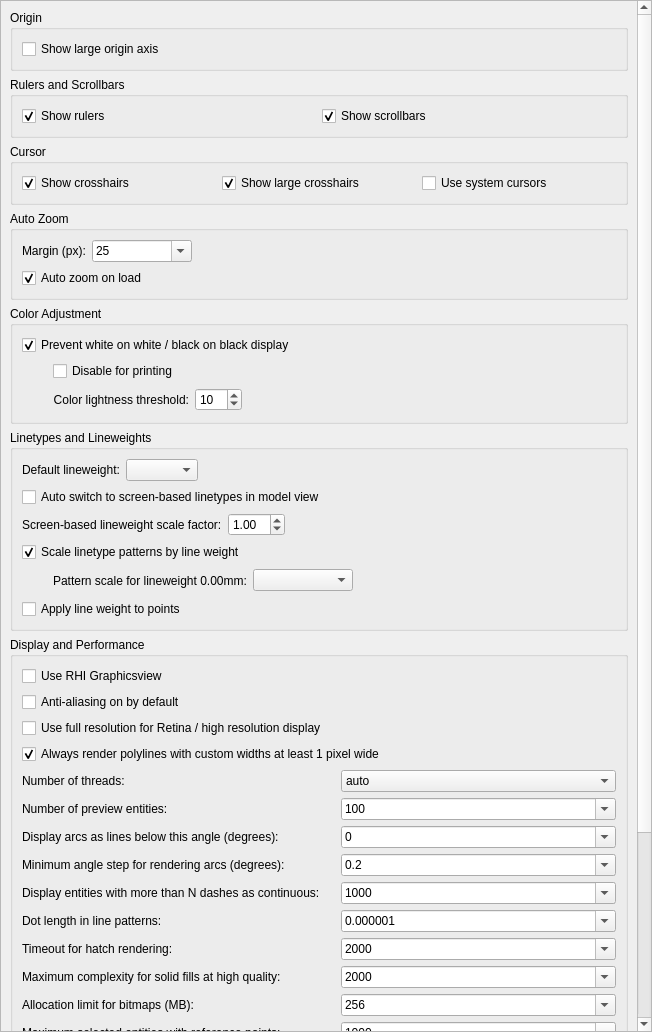
<?xml version="1.0" encoding="UTF-8"?>
<ui version="4.0">
 <class>GraphicsView</class>
 <widget class="QScrollArea" name="GraphicsView">
  <property name="geometry">
   <rect>
    <x>0</x>
    <y>0</y>
    <width>652</width>
    <height>1032</height>
   </rect>
  </property>
  <property name="windowTitle">
   <string notr="true"/>
  </property>
  <property name="widgetResizable">
   <bool>true</bool>
  </property>
  <widget class="QWidget" name="scrollAreaWidgetContents">
   <property name="geometry">
    <rect>
     <x>0</x>
     <y>-259</y>
     <width>635</width>
     <height>1325</height>
    </rect>
   </property>
   <layout class="QVBoxLayout" name="verticalLayout_2">
    <item>
     <widget class="QGroupBox" name="Origin">
      <property name="title">
       <string>Origin</string>
      </property>
      <layout class="QVBoxLayout" name="verticalLayout">
       <item>
        <widget class="QCheckBox" name="ShowLargeOriginAxis">
         <property name="text">
          <string>Show large origin axis</string>
         </property>
         <property name="checked">
          <bool>false</bool>
         </property>
        </widget>
       </item>
      </layout>
     </widget>
    </item>
    <item>
     <widget class="QGroupBox" name="groupBox">
      <property name="title">
       <string>Rulers and Scrollbars</string>
      </property>
      <layout class="QHBoxLayout" name="horizontalLayout_2">
       <item>
        <widget class="QCheckBox" name="ShowRulers">
         <property name="text">
          <string>Show rulers</string>
         </property>
         <property name="checked">
          <bool>true</bool>
         </property>
        </widget>
       </item>
       <item>
        <widget class="QCheckBox" name="ShowScrollBars">
         <property name="text">
          <string>Show scrollbars</string>
         </property>
         <property name="checked">
          <bool>true</bool>
         </property>
        </widget>
       </item>
      </layout>
     </widget>
    </item>
    <item>
     <widget class="QGroupBox" name="groupBox_2">
      <property name="title">
       <string>Cursor</string>
      </property>
      <layout class="QHBoxLayout" name="horizontalLayout_3">
       <item>
        <widget class="QCheckBox" name="ShowCrosshair">
         <property name="text">
          <string>Show crosshairs</string>
         </property>
         <property name="checked">
          <bool>true</bool>
         </property>
        </widget>
       </item>
       <item>
        <widget class="QCheckBox" name="ShowLargeCrosshair">
         <property name="text">
          <string>Show large crosshairs</string>
         </property>
         <property name="checked">
          <bool>true</bool>
         </property>
        </widget>
       </item>
       <item>
        <widget class="QCheckBox" name="SystemCursors">
         <property name="statusTip">
          <string>This can be used if cursors are not visible on external monitors</string>
         </property>
         <property name="text">
          <string>Use system cursors</string>
         </property>
         <property name="RequiresRestart" stdset="0">
          <bool>true</bool>
         </property>
        </widget>
       </item>
      </layout>
     </widget>
    </item>
    <item>
     <widget class="QGroupBox" name="groupBox_6">
      <property name="title">
       <string>Auto Zoom</string>
      </property>
      <layout class="QVBoxLayout" name="verticalLayout_4">
       <item>
        <layout class="QHBoxLayout" name="horizontalLayout">
         <item>
          <widget class="QLabel" name="label">
           <property name="text">
            <string>Margin (px):</string>
           </property>
          </widget>
         </item>
         <item>
          <widget class="QComboBox" name="Margin">
           <property name="sizePolicy">
            <sizepolicy hsizetype="Preferred" vsizetype="Fixed">
             <horstretch>0</horstretch>
             <verstretch>0</verstretch>
            </sizepolicy>
           </property>
           <property name="minimumSize">
            <size>
             <width>100</width>
             <height>0</height>
            </size>
           </property>
           <property name="editable">
            <bool>true</bool>
           </property>
           <property name="currentIndex">
            <number>2</number>
           </property>
           <item>
            <property name="text">
             <string notr="true">0</string>
            </property>
           </item>
           <item>
            <property name="text">
             <string notr="true">10</string>
            </property>
           </item>
           <item>
            <property name="text">
             <string notr="true">25</string>
            </property>
           </item>
           <item>
            <property name="text">
             <string notr="true">50</string>
            </property>
           </item>
           <item>
            <property name="text">
             <string notr="true">100</string>
            </property>
           </item>
          </widget>
         </item>
         <item>
          <spacer name="horizontalSpacer_3">
           <property name="orientation">
            <enum>Qt::Horizontal</enum>
           </property>
           <property name="sizeHint" stdset="0">
            <size>
             <width>40</width>
             <height>20</height>
            </size>
           </property>
          </spacer>
         </item>
        </layout>
       </item>
       <item>
        <widget class="QCheckBox" name="AutoZoomOnLoad">
         <property name="text">
          <string>Auto zoom on load</string>
         </property>
         <property name="checked">
          <bool>true</bool>
         </property>
        </widget>
       </item>
      </layout>
     </widget>
    </item>
    <item>
     <widget class="QGroupBox" name="groupBox_4">
      <property name="title">
       <string>Color Adjustment</string>
      </property>
      <layout class="QGridLayout" name="gridLayout">
       <item row="2" column="3">
        <spacer name="horizontalSpacer">
         <property name="orientation">
          <enum>Qt::Horizontal</enum>
         </property>
         <property name="sizeHint" stdset="0">
          <size>
           <width>249</width>
           <height>22</height>
          </size>
         </property>
        </spacer>
       </item>
       <item row="2" column="2">
        <widget class="QSpinBox" name="ColorThreshold">
         <property name="maximum">
          <number>254</number>
         </property>
         <property name="value">
          <number>10</number>
         </property>
        </widget>
       </item>
       <item row="2" column="1">
        <widget class="QLabel" name="label_2">
         <property name="text">
          <string>Color lightness threshold:</string>
         </property>
         <property name="alignment">
          <set>Qt::AlignRight|Qt::AlignTrailing|Qt::AlignVCenter</set>
         </property>
        </widget>
       </item>
       <item row="1" column="0">
        <widget class="QWidget" name="widget_3" native="true"/>
       </item>
       <item row="2" column="0">
        <widget class="QWidget" name="widget" native="true">
         <property name="sizePolicy">
          <sizepolicy hsizetype="Fixed" vsizetype="Fixed">
           <horstretch>0</horstretch>
           <verstretch>0</verstretch>
          </sizepolicy>
         </property>
         <property name="minimumSize">
          <size>
           <width>25</width>
           <height>25</height>
          </size>
         </property>
        </widget>
       </item>
       <item row="0" column="0" colspan="4">
        <widget class="QCheckBox" name="ColorCorrection">
         <property name="text">
          <string>Prevent white on white / black on black display</string>
         </property>
         <property name="checked">
          <bool>true</bool>
         </property>
        </widget>
       </item>
       <item row="1" column="1" colspan="2">
        <widget class="QCheckBox" name="ColorCorrectionDisableForPrinting">
         <property name="text">
          <string>Disable for printing</string>
         </property>
        </widget>
       </item>
      </layout>
     </widget>
    </item>
    <item>
     <widget class="QGroupBox" name="groupBox_3">
      <property name="title">
       <string>Linetypes and Lineweights</string>
      </property>
      <layout class="QVBoxLayout" name="verticalLayout_5">
       <item>
        <layout class="QHBoxLayout" name="horizontalLayout_4">
         <item>
          <widget class="QLabel" name="label_3">
           <property name="text">
            <string>Default lineweight:</string>
           </property>
          </widget>
         </item>
         <item>
          <widget class="RLineweightCombo" name="DefaultLineweight">
           <property name="onlyFixed" stdset="0">
            <bool>true</bool>
           </property>
           <property name="noDefault" stdset="0">
            <bool>true</bool>
           </property>
           <property name="defaultValue" stdset="0">
            <string notr="true">0</string>
           </property>
          </widget>
         </item>
         <item>
          <spacer name="horizontalSpacer_4">
           <property name="orientation">
            <enum>Qt::Horizontal</enum>
           </property>
           <property name="sizeHint" stdset="0">
            <size>
             <width>40</width>
             <height>20</height>
            </size>
           </property>
          </spacer>
         </item>
        </layout>
       </item>
       <item>
        <widget class="QCheckBox" name="AutoSwitchLinetypes">
         <property name="toolTip">
          <string>Automatically use screen-based linetypes in model view</string>
         </property>
         <property name="text">
          <string>Auto switch to screen-based linetypes in model view</string>
         </property>
        </widget>
       </item>
       <item>
        <layout class="QHBoxLayout" name="horizontalLayout_ScreenBasedLineweightScaleFactor">
         <item>
          <widget class="QLabel" name="ScreenBasedLineweightScaleFactor_Label">
           <property name="text">
            <string>Screen-based lineweight scale factor:</string>
           </property>
          </widget>
         </item>
         <item>
          <widget class="QDoubleSpinBox" name="ScreenBasedLineweightScaleFactor">
           <property name="toolTip">
            <string>Factor applied to lineweights when screen-based lineweights are displayed (e.g. 2 shows screen-based lineweights twice as wide)</string>
           </property>
           <property name="decimals">
            <number>2</number>
           </property>
           <property name="minimum">
            <double>0.100000000000000</double>
           </property>
           <property name="maximum">
            <double>10.000000000000000</double>
           </property>
           <property name="singleStep">
            <double>0.100000000000000</double>
           </property>
           <property name="value">
            <double>1.000000000000000</double>
           </property>
          </widget>
         </item>
         <item>
          <spacer name="horizontalSpacer_ScreenBasedLineweightScaleFactor">
           <property name="orientation">
            <enum>Qt::Horizontal</enum>
           </property>
           <property name="sizeHint" stdset="0">
            <size>
             <width>40</width>
             <height>20</height>
            </size>
           </property>
          </spacer>
         </item>
        </layout>
       </item>
       <item>
        <widget class="QCheckBox" name="AutoScaleLinetypePatterns">
         <property name="text">
          <string>Scale linetype patterns by line weight</string>
         </property>
         <property name="checked">
          <bool>true</bool>
         </property>
        </widget>
       </item>
       <item>
        <layout class="QHBoxLayout" name="horizontalLayout_5">
         <item>
          <widget class="QWidget" name="widget_2" native="true">
           <property name="sizePolicy">
            <sizepolicy hsizetype="Fixed" vsizetype="Fixed">
             <horstretch>0</horstretch>
             <verstretch>0</verstretch>
            </sizepolicy>
           </property>
           <property name="minimumSize">
            <size>
             <width>25</width>
             <height>25</height>
            </size>
           </property>
          </widget>
         </item>
         <item>
          <widget class="QLabel" name="label_5">
           <property name="text">
            <string>Pattern scale for lineweight 0.00mm:</string>
           </property>
          </widget>
         </item>
         <item>
          <widget class="RLineweightCombo" name="ZeroWeightWeight">
           <property name="minimumSize">
            <size>
             <width>100</width>
             <height>0</height>
            </size>
           </property>
           <property name="onlyFixed" stdset="0">
            <bool>true</bool>
           </property>
          </widget>
         </item>
         <item>
          <spacer name="horizontalSpacer_2">
           <property name="orientation">
            <enum>Qt::Horizontal</enum>
           </property>
           <property name="sizeHint" stdset="0">
            <size>
             <width>40</width>
             <height>20</height>
            </size>
           </property>
          </spacer>
         </item>
        </layout>
       </item>
       <item>
        <widget class="QCheckBox" name="ApplyLineweightToPoints">
         <property name="text">
          <string>Apply line weight to points</string>
         </property>
        </widget>
       </item>
      </layout>
     </widget>
    </item>
    <item>
     <widget class="QGroupBox" name="groupBox_8">
      <property name="title">
       <string>Display and Performance</string>
      </property>
      <layout class="QVBoxLayout" name="verticalLayout_6">
       <item>
        <widget class="QCheckBox" name="UseRhiGraphicsView">
         <property name="toolTip">
          <string>Use the hardware accelerated graphics view based on the Qt RHI (Rendering Hardware Interface) instead of the image based graphics view</string>
         </property>
         <property name="text">
          <string>Use RHI Graphicsview</string>
         </property>
         <property name="RequiresRestart" stdset="0">
          <bool>true</bool>
         </property>
        </widget>
       </item>
       <item>
        <widget class="QCheckBox" name="Antialiasing">
         <property name="text">
          <string>Anti-aliasing on by default</string>
         </property>
        </widget>
       </item>
       <item>
        <widget class="QCheckBox" name="HighResolutionGraphicsView">
         <property name="text">
          <string>Use full resolution for Retina / high resolution display</string>
         </property>
        </widget>
       </item>
       <item>
        <widget class="QCheckBox" name="RenderThinPolylines1px">
         <property name="text">
          <string>Always render polylines with custom widths at least 1 pixel wide</string>
         </property>
         <property name="checked">
          <bool>true</bool>
         </property>
        </widget>
       </item>
       <item>
        <layout class="QFormLayout" name="formLayout">
         <item row="0" column="0">
          <widget class="QLabel" name="label_10">
           <property name="text">
            <string>Number of threads:</string>
           </property>
          </widget>
         </item>
         <item row="0" column="1">
          <widget class="QComboBox" name="Threads">
           <property name="currentText">
            <string notr="true">auto</string>
           </property>
           <item>
            <property name="text">
             <string>auto</string>
            </property>
           </item>
           <item>
            <property name="text">
             <string notr="true">1</string>
            </property>
           </item>
           <item>
            <property name="text">
             <string notr="true">2</string>
            </property>
           </item>
           <item>
            <property name="text">
             <string notr="true">3</string>
            </property>
           </item>
           <item>
            <property name="text">
             <string notr="true">4</string>
            </property>
           </item>
           <item>
            <property name="text">
             <string notr="true">5</string>
            </property>
           </item>
           <item>
            <property name="text">
             <string notr="true">6</string>
            </property>
           </item>
           <item>
            <property name="text">
             <string notr="true">7</string>
            </property>
           </item>
           <item>
            <property name="text">
             <string notr="true">8</string>
            </property>
           </item>
           <item>
            <property name="text">
             <string notr="true">9</string>
            </property>
           </item>
           <item>
            <property name="text">
             <string notr="true">10</string>
            </property>
           </item>
           <item>
            <property name="text">
             <string notr="true">12</string>
            </property>
           </item>
           <item>
            <property name="text">
             <string notr="true">14</string>
            </property>
           </item>
           <item>
            <property name="text">
             <string notr="true">16</string>
            </property>
           </item>
           <item>
            <property name="text">
             <string notr="true">18</string>
            </property>
           </item>
           <item>
            <property name="text">
             <string notr="true">20</string>
            </property>
           </item>
           <item>
            <property name="text">
             <string notr="true">32</string>
            </property>
           </item>
           <item>
            <property name="text">
             <string notr="true">64</string>
            </property>
           </item>
           <item>
            <property name="text">
             <string notr="true">128</string>
            </property>
           </item>
          </widget>
         </item>
         <item row="1" column="0">
          <widget class="QLabel" name="label_15">
           <property name="text">
            <string>Number of preview entities:</string>
           </property>
          </widget>
         </item>
         <item row="1" column="1">
          <widget class="QComboBox" name="PreviewEntities">
           <property name="minimumSize">
            <size>
             <width>100</width>
             <height>0</height>
            </size>
           </property>
           <property name="editable">
            <bool>true</bool>
           </property>
           <property name="currentText">
            <string notr="true">100</string>
           </property>
           <property name="currentIndex">
            <number>3</number>
           </property>
           <item>
            <property name="text">
             <string notr="true">0</string>
            </property>
           </item>
           <item>
            <property name="text">
             <string notr="true">25</string>
            </property>
           </item>
           <item>
            <property name="text">
             <string notr="true">50</string>
            </property>
           </item>
           <item>
            <property name="text">
             <string notr="true">100</string>
            </property>
           </item>
           <item>
            <property name="text">
             <string notr="true">250</string>
            </property>
           </item>
           <item>
            <property name="text">
             <string notr="true">500</string>
            </property>
           </item>
           <item>
            <property name="text">
             <string notr="true">1000</string>
            </property>
           </item>
          </widget>
         </item>
         <item row="2" column="0">
          <widget class="QLabel" name="label_4">
           <property name="text">
            <string>Display arcs as lines below this angle (degrees):</string>
           </property>
          </widget>
         </item>
         <item row="2" column="1">
          <widget class="QComboBox" name="ArcAngleLengthThreshold">
           <property name="editable">
            <bool>true</bool>
           </property>
           <property name="currentText">
            <string notr="true">0</string>
           </property>
           <item>
            <property name="text">
             <string notr="true">0</string>
            </property>
           </item>
           <item>
            <property name="text">
             <string notr="true">0.5</string>
            </property>
           </item>
           <item>
            <property name="text">
             <string notr="true">1.0</string>
            </property>
           </item>
           <item>
            <property name="text">
             <string notr="true">1.5</string>
            </property>
           </item>
           <item>
            <property name="text">
             <string notr="true">2.0</string>
            </property>
           </item>
           <item>
            <property name="text">
             <string notr="true">2.5</string>
            </property>
           </item>
           <item>
            <property name="text">
             <string notr="true">3.0</string>
            </property>
           </item>
           <item>
            <property name="text">
             <string notr="true">3.5</string>
            </property>
           </item>
           <item>
            <property name="text">
             <string notr="true">4.0</string>
            </property>
           </item>
           <item>
            <property name="text">
             <string notr="true">4.5</string>
            </property>
           </item>
           <item>
            <property name="text">
             <string notr="true">5.0</string>
            </property>
           </item>
          </widget>
         </item>
         <item row="3" column="0">
          <widget class="QLabel" name="label_7">
           <property name="text">
            <string>Minimum angle step for rendering arcs (degrees):</string>
           </property>
          </widget>
         </item>
         <item row="3" column="1">
          <widget class="QComboBox" name="MinArcAngleStep">
           <property name="editable">
            <bool>true</bool>
           </property>
           <property name="currentText">
            <string notr="true">0.2</string>
           </property>
           <property name="currentIndex">
            <number>6</number>
           </property>
           <item>
            <property name="text">
             <string notr="true">0</string>
            </property>
           </item>
           <item>
            <property name="text">
             <string notr="true">0.0001</string>
            </property>
           </item>
           <item>
            <property name="text">
             <string notr="true">0.001</string>
            </property>
           </item>
           <item>
            <property name="text">
             <string notr="true">0.01</string>
            </property>
           </item>
           <item>
            <property name="text">
             <string notr="true">0.05</string>
            </property>
           </item>
           <item>
            <property name="text">
             <string notr="true">0.1</string>
            </property>
           </item>
           <item>
            <property name="text">
             <string notr="true">0.2</string>
            </property>
           </item>
           <item>
            <property name="text">
             <string notr="true">0.5</string>
            </property>
           </item>
           <item>
            <property name="text">
             <string notr="true">1</string>
            </property>
           </item>
           <item>
            <property name="text">
             <string notr="true">2</string>
            </property>
           </item>
           <item>
            <property name="text">
             <string notr="true">3</string>
            </property>
           </item>
           <item>
            <property name="text">
             <string notr="true">4</string>
            </property>
           </item>
           <item>
            <property name="text">
             <string notr="true">5</string>
            </property>
           </item>
          </widget>
         </item>
         <item row="4" column="0">
          <widget class="QLabel" name="label_6">
           <property name="text">
            <string>Display entities with more than N dashes as continuous:</string>
           </property>
          </widget>
         </item>
         <item row="4" column="1">
          <widget class="QComboBox" name="DashThreshold">
           <property name="editable">
            <bool>true</bool>
           </property>
           <property name="currentText">
            <string notr="true">1000</string>
           </property>
           <property name="currentIndex">
            <number>1</number>
           </property>
           <item>
            <property name="text">
             <string notr="true">500</string>
            </property>
           </item>
           <item>
            <property name="text">
             <string notr="true">1000</string>
            </property>
           </item>
           <item>
            <property name="text">
             <string notr="true">5000</string>
            </property>
           </item>
           <item>
            <property name="text">
             <string notr="true">10000</string>
            </property>
           </item>
           <item>
            <property name="text">
             <string notr="true">100000</string>
            </property>
           </item>
          </widget>
         </item>
         <item row="6" column="0">
          <widget class="QLabel" name="label_8">
           <property name="text">
            <string>Timeout for hatch rendering:</string>
           </property>
          </widget>
         </item>
         <item row="6" column="1">
          <widget class="QComboBox" name="MaxHatchTime">
           <property name="editable">
            <bool>true</bool>
           </property>
           <property name="currentText">
            <string notr="true">2000</string>
           </property>
           <property name="currentIndex">
            <number>5</number>
           </property>
           <item>
            <property name="text">
             <string notr="true">125</string>
            </property>
           </item>
           <item>
            <property name="text">
             <string notr="true">250</string>
            </property>
           </item>
           <item>
            <property name="text">
             <string notr="true">500</string>
            </property>
           </item>
           <item>
            <property name="text">
             <string notr="true">1000</string>
            </property>
           </item>
           <item>
            <property name="text">
             <string notr="true">1500</string>
            </property>
           </item>
           <item>
            <property name="text">
             <string notr="true">2000</string>
            </property>
           </item>
           <item>
            <property name="text">
             <string notr="true">2500</string>
            </property>
           </item>
           <item>
            <property name="text">
             <string notr="true">5000</string>
            </property>
           </item>
           <item>
            <property name="text">
             <string notr="true">10000</string>
            </property>
           </item>
          </widget>
         </item>
         <item row="9" column="0">
          <widget class="QLabel" name="label_9">
           <property name="text">
            <string>Maximum selected entities with reference points:</string>
           </property>
          </widget>
         </item>
         <item row="9" column="1">
          <widget class="QComboBox" name="MaxReferencePointEntities">
           <property name="editable">
            <bool>true</bool>
           </property>
           <property name="currentText">
            <string notr="true">1000</string>
           </property>
           <property name="currentIndex">
            <number>1</number>
           </property>
           <item>
            <property name="text">
             <string notr="true">0</string>
            </property>
           </item>
           <item>
            <property name="text">
             <string notr="true">1000</string>
            </property>
           </item>
           <item>
            <property name="text">
             <string notr="true">2500</string>
            </property>
           </item>
           <item>
            <property name="text">
             <string notr="true">5000</string>
            </property>
           </item>
           <item>
            <property name="text">
             <string notr="true">10000</string>
            </property>
           </item>
           <item>
            <property name="text">
             <string notr="true">50000</string>
            </property>
           </item>
           <item>
            <property name="text">
             <string notr="true">100000</string>
            </property>
           </item>
           <item>
            <property name="text">
             <string notr="true">250000</string>
            </property>
           </item>
           <item>
            <property name="text">
             <string notr="true">500000</string>
            </property>
           </item>
           <item>
            <property name="text">
             <string notr="true">1000000</string>
            </property>
           </item>
          </widget>
         </item>
         <item row="10" column="0">
          <widget class="QLabel" name="label_13">
           <property name="text">
            <string>Maximum selected entities with displayed reference points:</string>
           </property>
          </widget>
         </item>
         <item row="10" column="1">
          <widget class="QComboBox" name="MaxReferencePointEntitiesDisplay">
           <property name="editable">
            <bool>true</bool>
           </property>
           <property name="currentText">
            <string notr="true">1000</string>
           </property>
           <property name="currentIndex">
            <number>1</number>
           </property>
           <item>
            <property name="text">
             <string notr="true">0</string>
            </property>
           </item>
           <item>
            <property name="text">
             <string notr="true">1000</string>
            </property>
           </item>
           <item>
            <property name="text">
             <string notr="true">2500</string>
            </property>
           </item>
           <item>
            <property name="text">
             <string notr="true">5000</string>
            </property>
           </item>
           <item>
            <property name="text">
             <string notr="true">10000</string>
            </property>
           </item>
           <item>
            <property name="text">
             <string notr="true">50000</string>
            </property>
           </item>
           <item>
            <property name="text">
             <string notr="true">100000</string>
            </property>
           </item>
           <item>
            <property name="text">
             <string notr="true">250000</string>
            </property>
           </item>
           <item>
            <property name="text">
             <string notr="true">500000</string>
            </property>
           </item>
           <item>
            <property name="text">
             <string notr="true">1000000</string>
            </property>
           </item>
          </widget>
         </item>
         <item row="11" column="0">
          <widget class="QLabel" name="label_12">
           <property name="text">
            <string>Reference point size (px):</string>
           </property>
          </widget>
         </item>
         <item row="11" column="1">
          <widget class="QComboBox" name="ReferencePointSize">
           <property name="currentText">
            <string notr="true">10</string>
           </property>
           <property name="currentIndex">
            <number>6</number>
           </property>
           <item>
            <property name="text">
             <string notr="true">4</string>
            </property>
           </item>
           <item>
            <property name="text">
             <string notr="true">5</string>
            </property>
           </item>
           <item>
            <property name="text">
             <string notr="true">6</string>
            </property>
           </item>
           <item>
            <property name="text">
             <string notr="true">7</string>
            </property>
           </item>
           <item>
            <property name="text">
             <string notr="true">8</string>
            </property>
           </item>
           <item>
            <property name="text">
             <string notr="true">9</string>
            </property>
           </item>
           <item>
            <property name="text">
             <string notr="true">10</string>
            </property>
           </item>
           <item>
            <property name="text">
             <string notr="true">12</string>
            </property>
           </item>
           <item>
            <property name="text">
             <string notr="true">14</string>
            </property>
           </item>
           <item>
            <property name="text">
             <string notr="true">16</string>
            </property>
           </item>
           <item>
            <property name="text">
             <string notr="true">18</string>
            </property>
           </item>
           <item>
            <property name="text">
             <string notr="true">20</string>
            </property>
           </item>
          </widget>
         </item>
         <item row="12" column="0">
          <widget class="QLabel" name="label_11">
           <property name="text">
            <string>Text height threshold (px):</string>
           </property>
          </widget>
         </item>
         <item row="12" column="1">
          <widget class="QComboBox" name="TextHeightThreshold">
           <property name="editable">
            <bool>true</bool>
           </property>
           <property name="currentText">
            <string notr="true">3</string>
           </property>
           <item>
            <property name="text">
             <string notr="true">3</string>
            </property>
           </item>
           <item>
            <property name="text">
             <string notr="true">4</string>
            </property>
           </item>
           <item>
            <property name="text">
             <string notr="true">5</string>
            </property>
           </item>
           <item>
            <property name="text">
             <string notr="true">6</string>
            </property>
           </item>
           <item>
            <property name="text">
             <string notr="true">8</string>
            </property>
           </item>
           <item>
            <property name="text">
             <string notr="true">10</string>
            </property>
           </item>
           <item>
            <property name="text">
             <string notr="true">12</string>
            </property>
           </item>
           <item>
            <property name="text">
             <string notr="true">14</string>
            </property>
           </item>
           <item>
            <property name="text">
             <string notr="true">16</string>
            </property>
           </item>
          </widget>
         </item>
         <item row="13" column="0">
          <widget class="QLabel" name="PenCapStyle_Label">
           <property name="text">
            <string notr="true">Pen cap style:</string>
           </property>
          </widget>
         </item>
         <item row="13" column="1">
          <widget class="QComboBox" name="PenCapStyle"/>
         </item>
         <item row="7" column="0">
          <widget class="QLabel" name="label_16">
           <property name="text">
            <string>Maximum complexity for solid fills at high quality:</string>
           </property>
          </widget>
         </item>
         <item row="7" column="1">
          <widget class="QComboBox" name="MaxHatchComplexity">
           <property name="editable">
            <bool>true</bool>
           </property>
           <property name="currentText">
            <string notr="true">2000</string>
           </property>
           <property name="currentIndex">
            <number>3</number>
           </property>
           <item>
            <property name="text">
             <string notr="true">100</string>
            </property>
           </item>
           <item>
            <property name="text">
             <string notr="true">500</string>
            </property>
           </item>
           <item>
            <property name="text">
             <string notr="true">1000</string>
            </property>
           </item>
           <item>
            <property name="text">
             <string notr="true">2000</string>
            </property>
           </item>
           <item>
            <property name="text">
             <string notr="true">5000</string>
            </property>
           </item>
           <item>
            <property name="text">
             <string notr="true">10000</string>
            </property>
           </item>
           <item>
            <property name="text">
             <string notr="true">50000</string>
            </property>
           </item>
           <item>
            <property name="text">
             <string notr="true">100000</string>
            </property>
           </item>
          </widget>
         </item>
         <item row="8" column="0">
          <widget class="QLabel" name="ImageAllocationLimit_Label">
           <property name="text">
            <string>Allocation limit for bitmaps (MB):</string>
           </property>
          </widget>
         </item>
         <item row="8" column="1">
          <widget class="QComboBox" name="ImageAllocationLimit">
           <property name="editable">
            <bool>true</bool>
           </property>
           <property name="currentText">
            <string notr="true">256</string>
           </property>
           <item>
            <property name="text">
             <string notr="true">256</string>
            </property>
           </item>
           <item>
            <property name="text">
             <string notr="true">512</string>
            </property>
           </item>
           <item>
            <property name="text">
             <string notr="true">1024</string>
            </property>
           </item>
           <item>
            <property name="text">
             <string notr="true">2048</string>
            </property>
           </item>
           <item>
            <property name="text">
             <string notr="true">4096</string>
            </property>
           </item>
          </widget>
         </item>
         <item row="5" column="0">
          <widget class="QLabel" name="label_17">
           <property name="text">
            <string>Dot length in line patterns:</string>
           </property>
          </widget>
         </item>
         <item row="5" column="1">
          <widget class="QComboBox" name="DotLength">
           <property name="editable">
            <bool>true</bool>
           </property>
           <item>
            <property name="text">
             <string notr="true">0.000001</string>
            </property>
           </item>
           <item>
            <property name="text">
             <string notr="true">0.001</string>
            </property>
           </item>
           <item>
            <property name="text">
             <string notr="true">0.01</string>
            </property>
           </item>
          </widget>
         </item>
        </layout>
       </item>
       <item>
        <widget class="QLabel" name="label_14">
         <property name="text">
          <string/>
         </property>
        </widget>
       </item>
      </layout>
     </widget>
    </item>
    <item>
     <widget class="QGroupBox" name="groupBox_7">
      <property name="title">
       <string>Selection</string>
      </property>
      <layout class="QVBoxLayout" name="verticalLayout_3">
       <item>
        <widget class="QCheckBox" name="PersistentSelection">
         <property name="text">
          <string>Persistent selection</string>
         </property>
        </widget>
       </item>
      </layout>
     </widget>
    </item>
    <item>
     <spacer name="verticalSpacer">
      <property name="orientation">
       <enum>Qt::Vertical</enum>
      </property>
      <property name="sizeHint" stdset="0">
       <size>
        <width>20</width>
        <height>49</height>
       </size>
      </property>
     </spacer>
    </item>
   </layout>
  </widget>
 </widget>
 <customwidgets>
  <customwidget>
   <class>RLineweightCombo</class>
   <extends>QComboBox</extends>
   <header>RLineweightCombo.h</header>
  </customwidget>
 </customwidgets>
 <tabstops>
  <tabstop>ShowLargeOriginAxis</tabstop>
  <tabstop>ShowRulers</tabstop>
  <tabstop>ShowScrollBars</tabstop>
  <tabstop>ShowCrosshair</tabstop>
  <tabstop>ShowLargeCrosshair</tabstop>
  <tabstop>SystemCursors</tabstop>
  <tabstop>Margin</tabstop>
  <tabstop>AutoZoomOnLoad</tabstop>
  <tabstop>ColorCorrection</tabstop>
  <tabstop>ColorCorrectionDisableForPrinting</tabstop>
  <tabstop>ColorThreshold</tabstop>
  <tabstop>DefaultLineweight</tabstop>
  <tabstop>AutoSwitchLinetypes</tabstop>
  <tabstop>ScreenBasedLineweightScaleFactor</tabstop>
  <tabstop>AutoScaleLinetypePatterns</tabstop>
  <tabstop>ZeroWeightWeight</tabstop>
  <tabstop>ApplyLineweightToPoints</tabstop>
  <tabstop>UseRhiGraphicsView</tabstop>
  <tabstop>Antialiasing</tabstop>
  <tabstop>HighResolutionGraphicsView</tabstop>
  <tabstop>Threads</tabstop>
  <tabstop>PreviewEntities</tabstop>
  <tabstop>ArcAngleLengthThreshold</tabstop>
  <tabstop>MinArcAngleStep</tabstop>
  <tabstop>DashThreshold</tabstop>
  <tabstop>MaxHatchTime</tabstop>
  <tabstop>MaxReferencePointEntities</tabstop>
  <tabstop>MaxReferencePointEntitiesDisplay</tabstop>
  <tabstop>PenCapStyle</tabstop>
  <tabstop>ReferencePointSize</tabstop>
  <tabstop>TextHeightThreshold</tabstop>
  <tabstop>PersistentSelection</tabstop>
 </tabstops>
 <resources/>
 <connections>
  <connection>
   <sender>ShowCrosshair</sender>
   <signal>toggled(bool)</signal>
   <receiver>ShowLargeCrosshair</receiver>
   <slot>setEnabled(bool)</slot>
   <hints>
    <hint type="sourcelabel">
     <x>168</x>
     <y>101</y>
    </hint>
    <hint type="destinationlabel">
     <x>435</x>
     <y>112</y>
    </hint>
   </hints>
  </connection>
  <connection>
   <sender>AutoScaleLinetypePatterns</sender>
   <signal>toggled(bool)</signal>
   <receiver>label_5</receiver>
   <slot>setEnabled(bool)</slot>
   <hints>
    <hint type="sourcelabel">
     <x>215</x>
     <y>356</y>
    </hint>
    <hint type="destinationlabel">
     <x>210</x>
     <y>382</y>
    </hint>
   </hints>
  </connection>
  <connection>
   <sender>AutoScaleLinetypePatterns</sender>
   <signal>toggled(bool)</signal>
   <receiver>ZeroWeightWeight</receiver>
   <slot>setEnabled(bool)</slot>
   <hints>
    <hint type="sourcelabel">
     <x>332</x>
     <y>360</y>
    </hint>
    <hint type="destinationlabel">
     <x>336</x>
     <y>380</y>
    </hint>
   </hints>
  </connection>
 </connections>
</ui>
